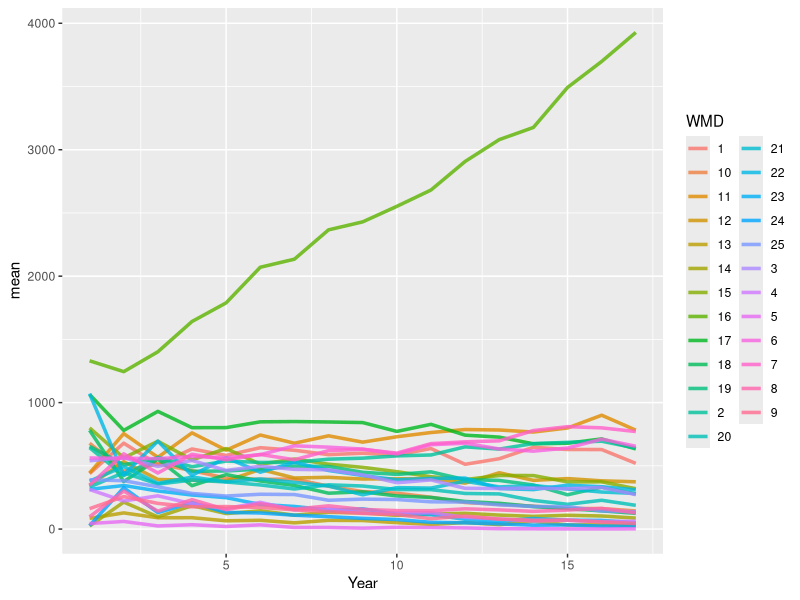
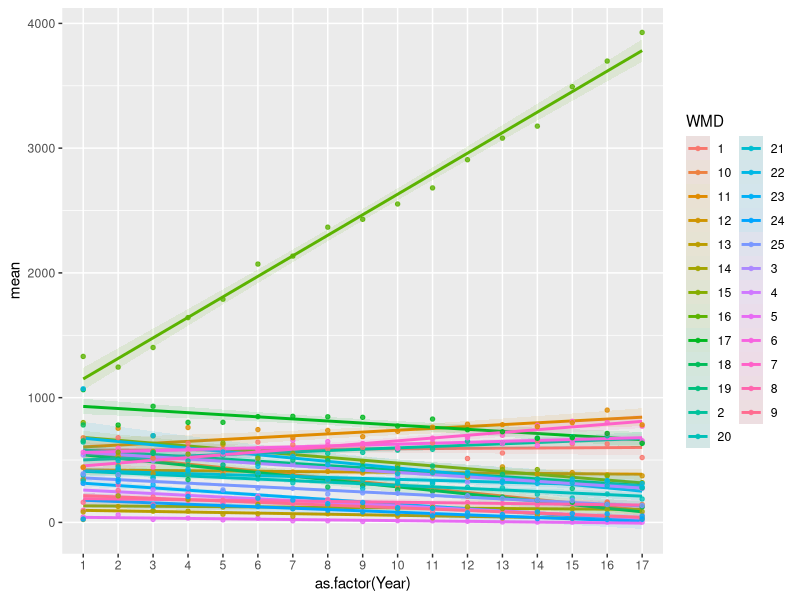
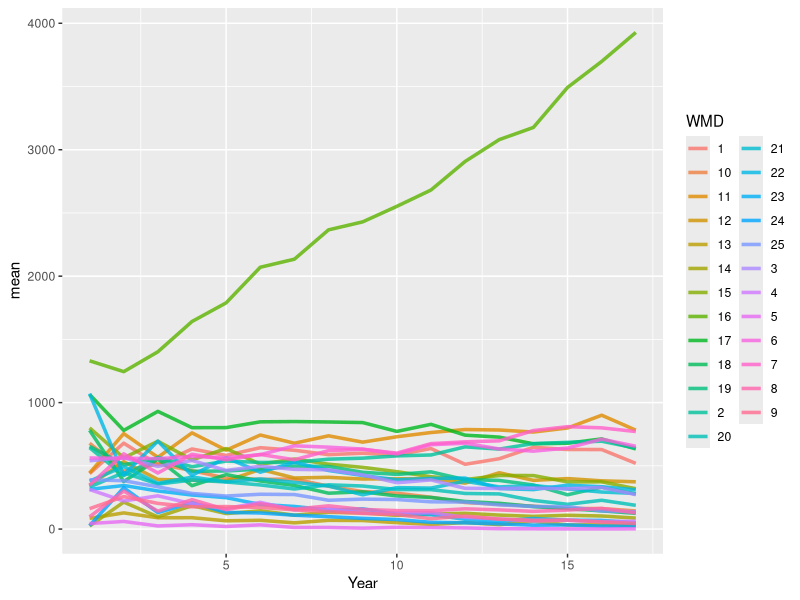
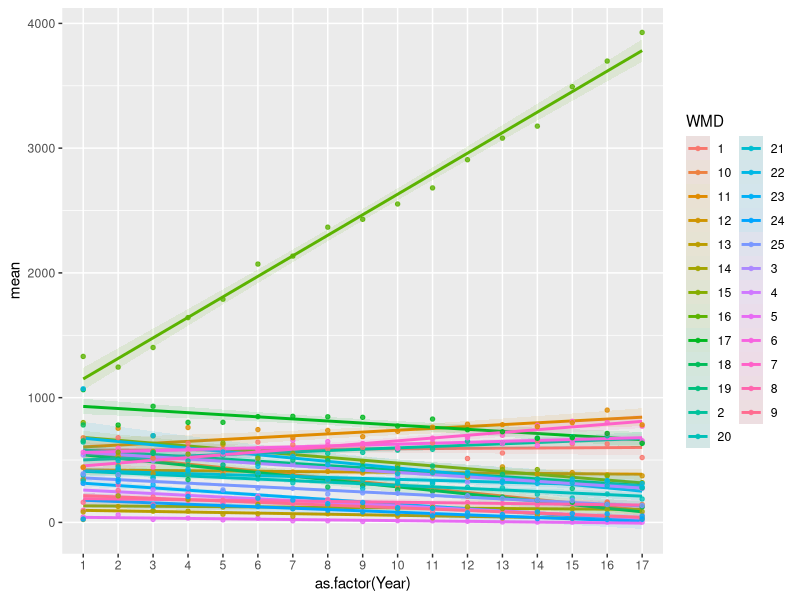

Write the R code that produced these figures, in order. (Note: this script raises an error after producing the figures.)
#Examine Model Outputs more easily
# outputs <- as.data.frame(BR_w_SPP_output$BUGSoutput$summary)
# outputs$X <- rownames(outputs)
outputs <- read.csv("3J_output.csv")
require(dplyr)
require(stringr)
require(tidyr)
require(miscTools)
require(ggplot2)

#######################
### Estimate Values ###
#######################
### WMD and Time Specific Abundance
# Adult
N.A.long <- outputs %>% 
  filter(substr(X,1,3) == "N.A") %>%
  mutate(WMD = str_extract(X, "[:digit:]+")) %>%
  mutate(Year = as.numeric(substr(str_extract(X, "[,^][:digit:]+"), 2,4))) %>%
  dplyr::select(Year, mean, WMD)
N.A.est <- N.A.long %>%
  pivot_wider(names_from = c(Year), values_from = mean)
N.A.total <- data.frame(mean = colSums(N.A.est[2:ncol(N.A.est)]),
                        Year = min(N.A.long$Year):max(N.A.long$Year),
                        WMD = "Total")

ggplot(data = N.A.long, aes(y = mean, x = Year, group = WMD)) +
  geom_line(aes(color = WMD), alpha = .8, size = 1.2)
ggsave("N_A_WMDestimates.jpeg", width = 12, height = 8, units = "in")

ggplot(data = N.A.long, aes(y = mean, x = as.factor(Year), group = WMD)) +
  stat_smooth(method = lm, aes(color = WMD, fill = WMD), alpha = .1)+
  geom_point(aes(color = WMD), alpha = .8, size = 1.2)
ggsave("N_A_WMDtrends.jpeg", width = 12, height = 8, units = "in")

write.csv(N.A.est, "N_A_WMDestimates.csv", row.names = F)


#Juvenile
N.J.long <- outputs %>% 
  filter(substr(X,1,3) == "N.J") %>%
  mutate(WMD = str_extract(X, "[:digit:]+")) %>%
  mutate(Year = 2013 + as.numeric(substr(str_extract(X, "[,^][:digit:]+"), 2,4))) %>%
  dplyr::select(Year, mean, WMD)
N.J.est <- N.J.long %>%
  pivot_wider(names_from = c(Year), values_from = mean)
N.J.total <- data.frame(mean = colSums(N.J.est[2:ncol(N.J.est)]),
                        Year = min(N.A.long$Year):max(N.J.long$Year),
                        WMD = "Total")

ggplot(data = N.J.long, aes(y = mean, x = as.factor(Year), group = WMD)) +
  geom_line(aes(color = WMD), alpha = .8, size = 1.2)
ggsave("N_J_WMDestimates.jpeg", width = 12, height = 8, units = "in")

ggplot(data = N.J.long, aes(y = mean, x = as.factor(Year), group = WMD)) +
  stat_smooth(method = lm, aes(color = WMD, fill = WMD), alpha = .1)+
  geom_point(aes(color = WMD), alpha = .8, size = 1.2)
ggsave("N_J_WMDtrends.jpeg", width = 12, height = 8, units = "in")

write.csv(N.J.est, "N_J_WMDestimates.csv", row.names = F)


### Recruitment
R.long <- outputs %>% 
  filter(substr(X,1,2) == "R[") %>%
  mutate(WMD = str_extract(X, "[:digit:]+")) %>%
  mutate(Year = 2013 + as.numeric(substr(str_extract(X, "[,^][:digit:]+"), 2,4))) %>%
  dplyr::select(Year, mean, WMD)
R.est <- R.long %>%
  pivot_wider(names_from = c(Year), values_from = mean)
ggplot(data = R.long, aes(y = mean, x = as.factor(Year), group = WMD)) +
  geom_line(aes(color = WMD), alpha = .8, size = 1.2)
ggsave("R_WMDestimates.jpeg", width = 12, height = 8, units = "in")
write.csv(R.est, "R_WMDestimates.csv", row.names = F)


### WMD and Time Specific Harvest Rate Estimates
#Adult
HR.A.long <- outputs %>% 
  filter(substr(X,1,8) == "WMD.HR.A") %>%
  mutate(WMD = str_extract(X, "[:digit:]+")) %>%
  mutate(Year = as.numeric(substr(str_extract(X, "[,^][:digit:]+"), 2,4))) %>%
  dplyr::select(Year, mean, WMD)
HR.A.est <- HR.A.long %>%
  pivot_wider(names_from = c(Year), values_from = mean)
ggplot(data = HR.A.long, aes(y = mean, x = as.factor(Year), group = WMD)) +
  geom_line(aes(color = WMD), alpha = .8, size = 1.2)
ggsave("HR_A_WMDestimates.jpeg", width = 12, height = 8, units = "in")
write.csv(HR.A.est, "HR_A_WMDestimates.csv", row.names = F)


#Juvenile
HR.J.long <- outputs %>% 
  filter(substr(X,1,8) == "WMD.HR.J") %>%
  mutate(WMD = str_extract(X, "[:digit:]+")) %>%
  mutate(Year = 2013 + as.numeric(substr(str_extract(X, "[,^][:digit:]+"), 2,4))) %>%
  dplyr::select(Year, mean, WMD)
HR.J.est <- HR.J.long %>%
  pivot_wider(names_from = c(Year), values_from = mean)
ggplot(data = HR.J.long, aes(y = mean, x = as.factor(Year), group = WMD)) +
  geom_line(aes(color = WMD), alpha = .8, size = 1.2)
ggsave("HR_J_WMDestimates.jpeg", width = 12, height = 8, units = "in")
write.csv(HR.J.est, "HR_J_WMDestimates.csv", row.names = F)


### WMD and Time Specific Non Harvest Survival Estimates
# Adult
S.A.long <- outputs %>% 
  filter(substr(X,1,8) == "totalS.A") %>%
  mutate(WMD = str_extract(X, "[:digit:]+")) %>%
  mutate(Year = 2013 + as.numeric(substr(str_extract(X, "[,^][:digit:]+"), 2,4))) %>%
  dplyr::select(Year, mean, WMD)
S.A.est <- S.A.long %>%
  pivot_wider(names_from = c(Year), values_from = mean)
ggplot(data = S.A.long, aes(y = mean, x = as.factor(Year), group = WMD)) +
  geom_line(aes(color = WMD), alpha = .8, size = 1.2)
ggsave("S_A_WMDestimates.jpeg", width = 12, height = 8, units = "in")
write.csv(S.A.est, "S_A_WMDestimates.csv", row.names = F)


#Juvenile
S.J.long <- outputs %>% 
  filter(substr(X,1,8) == "totalS.J") %>%
  mutate(WMD = str_extract(X, "[:digit:]+")) %>%
  mutate(Year = 2013 + as.numeric(substr(str_extract(X, "[,^][:digit:]+"), 2,4))) %>%
  dplyr::select(Year, mean, WMD)
S.J.est <- S.J.long %>%
  pivot_wider(names_from = c(Year), values_from = mean)
ggplot(data = S.J.long, aes(y = mean, x = as.factor(Year), group = WMD)) +
  geom_line(aes(color = WMD), alpha = .8, size = 1.2)
ggsave("S_J_WMDestimates.jpeg", width = 12, height = 8, units = "in")
write.csv(S.J.est, "S_J_WMDestimates.csv", row.names = F)




###############################################################################
###############################################################################
#######################
### RHat Values ###
#######################
### Total Model Rhat
ggplot(data = outputs, aes(x = Rhat)) +
  geom_histogram() +
  xlim(min(outputs$Rhat) - .1, ifelse(max(outputs$Rhat) > 2, max(outputs$Rhat) + .3, 2)) +
  labs(title = "Total Tracked Parameters Convergence")
ggsave("FullTracked_RHat.jpeg", width = 8, height = 8, units = "in")


### WMD and Time Specific Abundance Rhat
# Adult
N.A.rhat <- outputs %>% 
  filter(substr(X,1,3) == "N.A") %>%
  mutate(WMD = str_extract(X, "[:digit:]+")) %>%
  mutate(Year = 2013 + as.numeric(substr(str_extract(X, "[,^][:digit:]+"), 2,4))) %>%
  dplyr::select(Year, Rhat, WMD)
ggplot(data = N.A.rhat, aes(x = Rhat)) +
  geom_histogram() +
  xlim(min(outputs$Rhat) - .1, ifelse(max(outputs$Rhat) > 2, max(outputs$Rhat) + .3, 2)) +
  labs(title = "WMD and Time Specific N.A Convergence")
ggsave("N_A_RHat.jpeg", width = 8, height = 8, units = "in")


#Juvenile
N.J.rhat <- outputs %>% 
  filter(substr(X,1,3) == "N.J") %>%
  mutate(WMD = str_extract(X, "[:digit:]+")) %>%
  mutate(Year = 2013 + as.numeric(substr(str_extract(X, "[,^][:digit:]+"), 2,4))) %>%
  dplyr::select(Year, Rhat, WMD)
ggplot(data = N.J.rhat, aes(x = Rhat)) +
  geom_histogram() +
  xlim(min(outputs$Rhat) - .1, ifelse(max(outputs$Rhat) > 2, max(outputs$Rhat) + .3, 2)) +
  labs(title = "WMD and Time Specific N.J Convergence")
ggsave("N_J_RHat.jpeg", width = 8, height = 8, units = "in")


### Recruitment
R.rhat <- outputs %>% 
  filter(substr(X,1,2) == "R[") %>%
  mutate(WMD = str_extract(X, "[:digit:]+")) %>%
  mutate(Year = 2013 + as.numeric(substr(str_extract(X, "[,^][:digit:]+"), 2,4))) %>%
  dplyr::select(Year, Rhat, WMD)
ggplot(data = R.rhat, aes(x = Rhat)) +
  geom_histogram() +
  xlim(min(outputs$Rhat) - .1, ifelse(max(outputs$Rhat) > 2, max(outputs$Rhat) + .3, 2)) +
  labs(title = "WMD and Time Specific R Convergence")
ggsave("R_RHat.jpeg", width = 8, height = 8, units = "in")


### WMD and Time Specific Harvest Rate Estimates
#Adult
HR.A.rhat <- outputs %>% 
  filter(substr(X,1,8) == "WMD.HR.A") %>%
  mutate(WMD = str_extract(X, "[:digit:]+")) %>%
  mutate(Year = 2013 + as.numeric(substr(str_extract(X, "[,^][:digit:]+"), 2,4))) %>%
  dplyr::select(Year, Rhat, WMD)
ggplot(data = HR.A.rhat, aes(x = Rhat)) +
  geom_histogram() +
  xlim(min(outputs$Rhat) - .1, ifelse(max(outputs$Rhat) > 2, max(outputs$Rhat) + .3, 2)) +
  labs(title = "WMD and Time Specific HR.A Convergence")
ggsave("HR_A_RHat.jpeg", width = 8, height = 8, units = "in")


#Juvenile
HR.J.rhat <- outputs %>% 
  filter(substr(X,1,8) == "WMD.HR.J") %>%
  mutate(WMD = str_extract(X, "[:digit:]+")) %>%
  mutate(Year = 2013 + as.numeric(substr(str_extract(X, "[,^][:digit:]+"), 2,4))) %>%
  dplyr::select(Year, Rhat, WMD)
ggplot(data = HR.J.rhat, aes(x = Rhat)) +
  geom_histogram() +
  xlim(min(outputs$Rhat) - .1, ifelse(max(outputs$Rhat) > 2, max(outputs$Rhat) + .3, 2)) +
  labs(title = "WMD and Time Specific HR.J Convergence")
ggsave("HR_J_RHat.jpeg", width = 8, height = 8, units = "in")


### WMD and Time Specific Non Harvest Survival Estimates
# Adult
S.A.rhat <- outputs %>% 
  filter(substr(X,1,8) == "totalS.A") %>%
  mutate(WMD = str_extract(X, "[:digit:]+")) %>%
  mutate(Year = 2013 + as.numeric(substr(str_extract(X, "[,^][:digit:]+"), 2,4))) %>%
  dplyr::select(Year, Rhat, WMD)
ggplot(data = S.A.rhat, aes(x = Rhat)) +
  geom_histogram() +
  xlim(min(outputs$Rhat) - .1, ifelse(max(outputs$Rhat) > 2, max(outputs$Rhat) + .3, 2)) +
  labs(title = "WMD and Time Specific S.A Convergence")
ggsave("S_A_RHat.jpeg", width = 8, height = 8, units = "in")


#Juvenile
S.J.rhat <- outputs %>% 
  filter(substr(X,1,8) == "totalS.J") %>%
  mutate(WMD = str_extract(X, "[:digit:]+")) %>%
  mutate(Year = 2013 + as.numeric(substr(str_extract(X, "[,^][:digit:]+"), 2,4))) %>%
  dplyr::select(Year, Rhat, WMD)
ggplot(data = S.J.rhat, aes(x = Rhat)) +
  geom_histogram() +
  xlim(min(outputs$Rhat) - .1, ifelse(max(outputs$Rhat) > 2, max(outputs$Rhat) + .3, 2)) +
  labs(title = "WMD and Time Specific S.J Convergence")
ggsave("S_J_RHat.jpeg", width = 8, height = 8, units = "in")
